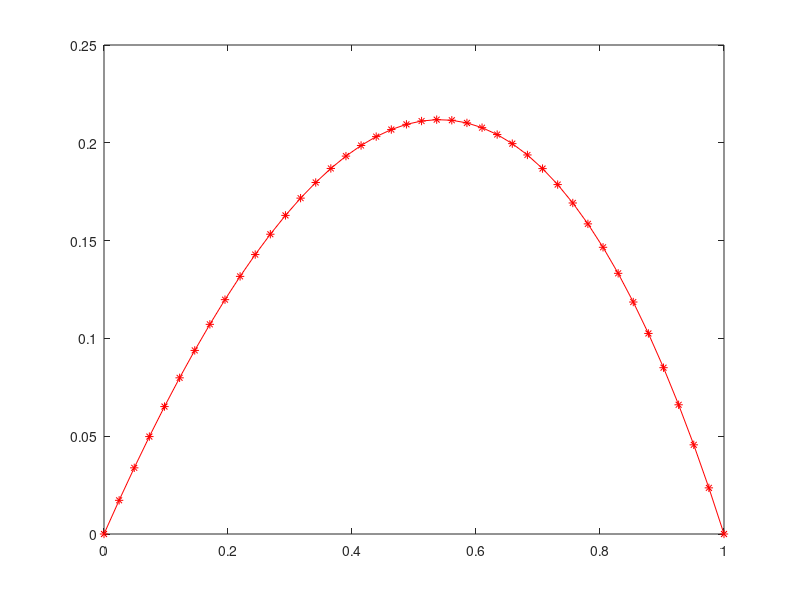

The MATLAB script that drew this image:
%------------------------------------
%     randwertaufgabe.m 
%   
%  berechnet mit Finiten Differenzen die L�sung u von
%  -u''=f in (0,1), u(0)=u(1)=0
%
%  Gerd Rapin           31.10.2003
%-------------------------------------------

% Anzahl St�tzstellen
n=41;

% Erzeugen des Gitters
x=0:(1/n):1;
x_i=x(2:n);

% Aufstellen des lin. Gls.
A=diag(2*ones(1,n-1),0)...
   +diag(-1*ones(1,n-2),-1)...
   +diag(-1*ones(1,n-2),1);
F=(1/n)^2*transpose(exp(x_i)); % rechte Seite f�r f=exp(x) 

% L�sen des lin. Gls.
z_i=A\ F;

% Darstellen der L�sung
z=[0; z_i; 0];
plot(x,z,'r*-');
%plot(x_i,exp(x_i))
